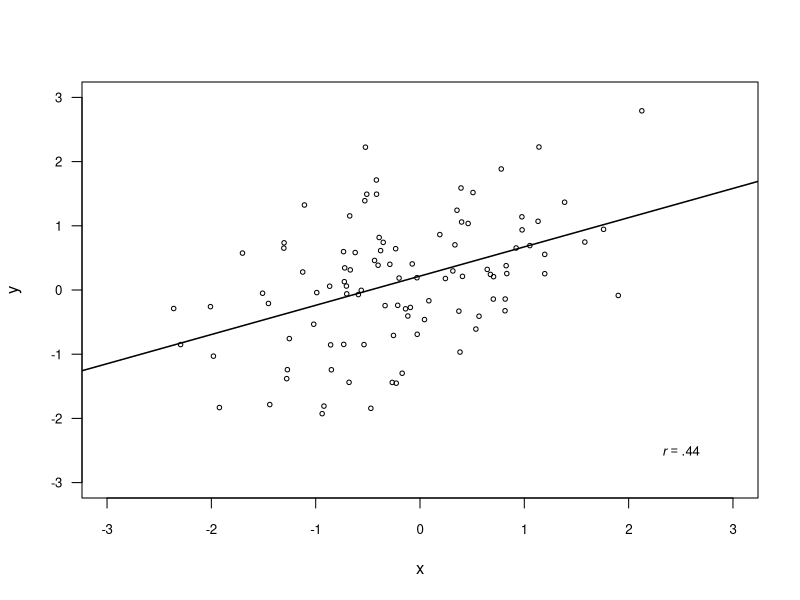

Here is the R script that generated this plot:
## ---- chunk 1
knitr::opts_chunk$set(echo = TRUE)
## ---- chunk 2
set.seed(242)       # set custom seed for reproducible results
x = rnorm(100)        # generate random variable x with 100 obs.
y = 0.2 * x + rnorm(100)  # generate random variable y with 100 obs. that covaries with x
cor(x, y)            # get Pearson correlation
## ---- chunk 3
correlation.analysis = cor.test(x, y)
correlation = round(correlation.analysis$estimate, 2)
pvalue = correlation.analysis$p.value
# correlation analysis according to Gignac and Szodorai (2016)

if (correlation<.1) {
  report.cor = 'uncorrelated'
} else if (correlation >= .1 & correlation < .2) {
  report.cor = 'correlated with a small effect size'
} else if (correlation >= .2 & correlation < .3) {
  report.cor = 'correlated with a medium effect size'
} else if (correlation >= .3) {
  report.cor = 'correlated with a large effect size'
}
correlation=sub('0.', '.', format(correlation, nsmall = 2)) # This formats the correlation in APA-style.
if (pvalue >= 0.001) {
  pvalue = sub('0.', '= .', format(round(pvalue, 3), nsmall = 3)) # This formats the p-value in APA-style.
} else {
  pvalue = '< .001'
}
## ---- chunk 4
tstat=round(correlation.analysis$statistic,2)
df=correlation.analysis$parameter
## ---- chunk 5

classify.r <- function(r, method = 'gignac') {
  if (method == 'gignac') {
    thresh = c(.1, .2, .3)
  } else if (method == 'cohen') {
    thresh = c(.1, .3, .5)
  }
  if (r < thresh[1]) {
    report.cor = 'were uncorrelated'
  } else if (r >= thresh[1] & r < thresh[2]) {
    report.cor = 'correlated with a small effect size'
  } else if (r >= thresh[2] & r < thresh[3]) {
    report.cor = 'correlated with a medium effect size'
  } else if (r >= thresh[3]) {
    report.cor = 'correlated with a large effect size'
  }
  return(list(r = sub('0.', '.', format(correlation, nsmall = 2)), classify = report.cor))
}

report.p <- function(pvalue) {
  if (pvalue >= 0.001) {
    pvalue = sub('0.', '= .', format(round(pvalue, 3), nsmall = 3))
  } else {
    pvalue = '< .001'
  }
  return(pvalue)
}

## ---- chunk 6
plot(x, y, xlim = c(-3, 3), ylim = c(-3, 3), cex = .6, cex.axis = .8, las = 1) # change las to 0 and see what happens to the plot
abline(lm(y ~ x), lwd = 1.5)
text(2.5, -2.5, bquote(italic(r) == .(correlation)), cex = .8)
